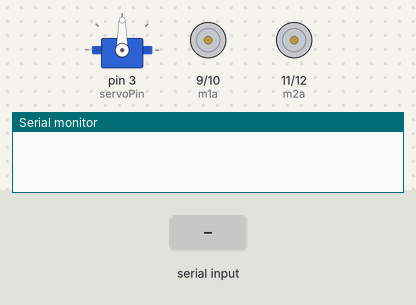
A sketch run on a simulated Arduino Uno, built with avr-gcc and run on an emulated ATmega328P. Shown: servo, motor-driver pin pairs drawn as motors (green arrow = first pin HIGH = forward, orange = second pin HIGH = backward, longer = more drive, scaled by the enable pin), the last lines printed to the serial monitor. The inputs (shaded band) are chosen by the test bench.

Above: at 1.2 s.
1.3 s: "F" received over Serial
At 2.5 s:
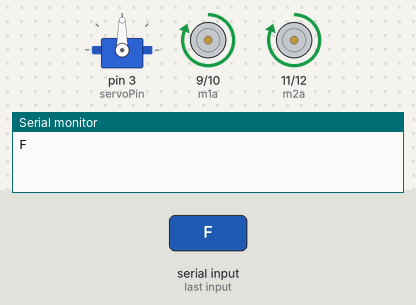
2.8 s: "B" received over Serial
At 3.7 s:
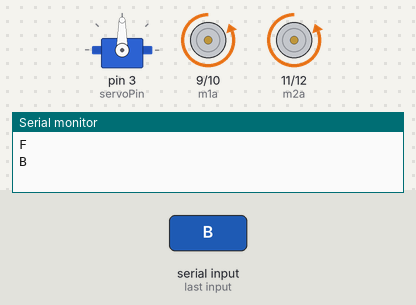
4.3 s: "L" received over Serial
At 4.9 s:
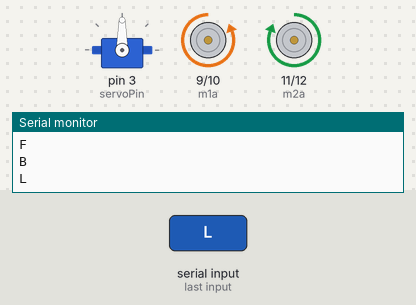
5.8 s: "S" received over Serial
At 7.0 s:
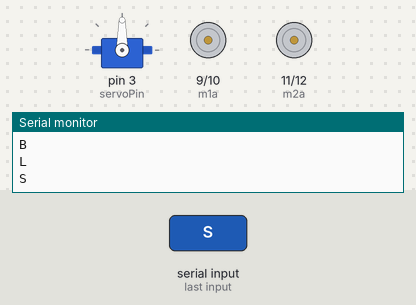
7.3 s: "R" received over Serial
At 8.3 s:
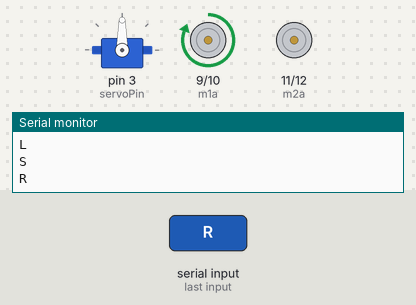
8.8 s: "O" received over Serial
At 9.5 s:
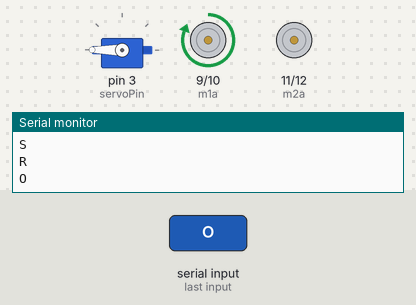
Timing chart, 0 to 11.3 s (numbered marks = the images above; inputs shaded):
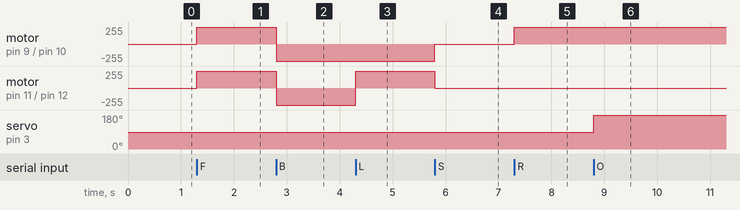

The sketch:

final.ino
```cpp
#include <Servo.h>
int ena=8;
int m1a = 9;
int m1b = 10;
int m2a = 11;
int m2b = 12;
int enb=13;
char val;
Servo myservo;
#define servoPin 3
int angle = 0;

void setup()
{
pinMode(m1a, OUTPUT);  // Digital pin 10 set as output Pin
pinMode(m1b, OUTPUT);
pinMode (ena,OUTPUT);
pinMode(enb,OUTPUT);// Digital pin 11 set as output Pin
pinMode(m2a, OUTPUT);  // Digital pin 12 set as output Pin
pinMode(m2b, OUTPUT);  // Digital pin 13 set as output Pin
Serial.begin(9600);
 myservo.attach(servoPin);
}

void loop()
{
  while (Serial.available() > 0)
  {
  val = Serial.read();
  Serial.println(val);
  }

  if( val == 'F') // Forward
    {
      digitalWrite(m1a, HIGH);
      digitalWrite(m1b, LOW);
      digitalWrite(m2a, HIGH);
      digitalWrite(m2b, LOW);
      digitalWrite(ena,255);
      digitalWrite(enb,255);
    }
  else if(val == 'B') // Backward
    {
      digitalWrite(m1a, LOW);
      digitalWrite(m1b, HIGH);
      digitalWrite(m2a, LOW);
      digitalWrite(m2b, HIGH);
       digitalWrite(ena,255);
      digitalWrite(enb,255);
    }

    else if(val == 'L') //Left
    {

    digitalWrite(m2a, HIGH);
    digitalWrite(m2b, LOW);
        digitalWrite(ena,255);
      digitalWrite(enb,255);
    }
    else if(val == 'R') //Right
    {
    digitalWrite(m1a, HIGH);
    digitalWrite(m1b, LOW);

        digitalWrite(ena,255);
      digitalWrite(enb,255);
    }

  else if(val == 'S') //Stop
    {
    digitalWrite(m1a, LOW);
    digitalWrite(m1b, LOW);
    digitalWrite(m2a, LOW);
    digitalWrite(m2b, LOW);
        digitalWrite(ena,255);
      digitalWrite(enb,255);
    }
    else if(val=='G'){
        myservo.write(90);
    }
    else if(val=='O')                                                                                           {
        myservo.write(180);
    }

}
```

Measured:
- after the input at 1.3 s, motor on pin 9 (m1a) / pin 10 (m1b), motor on pin 11 (m2a) / pin 12 (m2b): stopped → forward 255/255 at once
- after the input at 2.8 s, motor on pin 9 (m1a) / pin 10 (m1b), motor on pin 11 (m2a) / pin 12 (m2b): forward 255/255 → backward 255/255 at once
- after the input at 4.3 s, motor on pin 11 (m2a) / pin 12 (m2b): backward 255/255 → forward 255/255 at once
- after the input at 5.8 s, motor on pin 9 (m1a) / pin 10 (m1b): backward 255/255 → stopped at once; motor on pin 11 (m2a) / pin 12 (m2b): forward 255/255 → stopped at once
- after the input at 7.3 s, motor on pin 9 (m1a) / pin 10 (m1b): stopped → forward 255/255 at once
- after the input at 8.8 s, servo on pin 3 (servoPin): 90° → 180° at once
